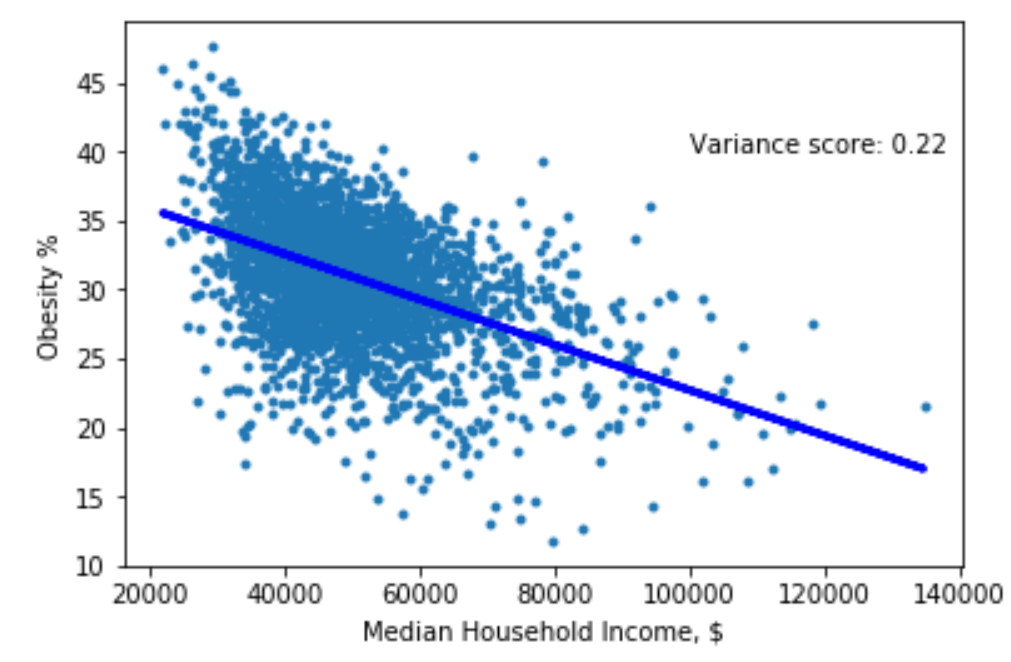

Write the Python code that produced this figure.
import numpy as np
import matplotlib.pyplot as plt
from sklearn import datasets, linear_model
from sklearn.metrics import mean_squared_error, r2_score
from sklearn.linear_model import LinearRegression
from sklearn.model_selection import train_test_split
import pandas as pd

#importing cleaned and merged dataset with median income and obesity rate by county
df_sample = pd.read_csv('mergedfiles.txt', sep='\t')
df_sample = df_sample[np.isfinite(df_sample['percent'])]
df_sample = df_sample[np.isfinite(df_sample['Median_Household_Income_2016'])]

X = df_sample[['Median_Household_Income_2016']]
Y = df_sample[['percent']]


#splitting data into test and training sets for linear regression
X_train, X_test, Y_train, Y_test = train_test_split(X, Y, test_size=0.75, random_state=92) 

model = LinearRegression(fit_intercept=True)
model.fit(X_train, Y_train)

#making predictions using the test set 
y_predict = model.predict(X_test)

#assessing the fit of the linear regression model
coeff=model.coef_
print('Coefficients: \n', coeff)

print("Mean squared error: %.2f" % mean_squared_error(Y_test, y_predict))
r2=r2_score(Y_test, y_predict)
print('Variance score: %.2f' % r2_score(Y_test, y_predict))

#plot outputs
plt.plot(X,Y,'.')
plt.plot(X_test,y_predict, color='blue', linewidth=3)
plt.xlabel('Median Household Income, $')
plt.ylabel('Obesity %')
plt.text(100000,40, 'Variance score: %.2f' % r2)
plt.show()
